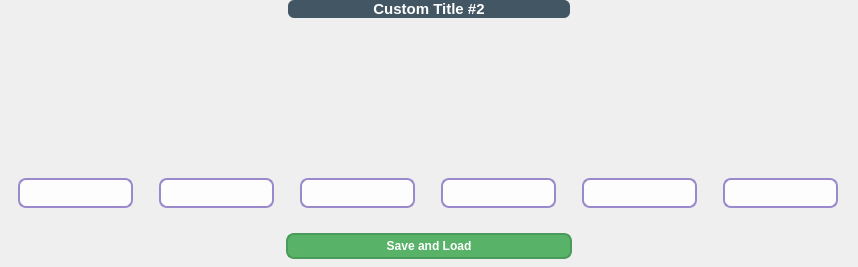
          <widget class="QWidget" name="pageProfile2">
           <layout class="QVBoxLayout" name="verticalLayout_16">
            <property name="leftMargin">
             <number>0</number>
            </property>
            <property name="topMargin">
             <number>0</number>
            </property>
            <property name="rightMargin">
             <number>0</number>
            </property>
            <property name="bottomMargin">
             <number>8</number>
            </property>
            <item>
             <layout class="QHBoxLayout" name="layoutTitleprofile2">
              <item>
               <widget class="QFrame" name="frame_3">
                <property name="frameShape">
                 <enum>QFrame::Shape::NoFrame</enum>
                </property>
                <property name="frameShadow">
                 <enum>QFrame::Shadow::Raised</enum>
                </property>
               </widget>
              </item>
              <item>
               <widget class="QLabel" name="titlepage2">
                <property name="sizePolicy">
                 <sizepolicy hsizetype="Preferred" vsizetype="Expanding">
                  <horstretch>0</horstretch>
                  <verstretch>0</verstretch>
                 </sizepolicy>
                </property>
                <property name="minimumSize">
                 <size>
                  <width>0</width>
                  <height>0</height>
                 </size>
                </property>
                <property name="maximumSize">
                 <size>
                  <width>400</width>
                  <height>30</height>
                 </size>
                </property>
                <property name="font">
                 <font>
                  <family>Segoe UI</family>
                  <pointsize>11</pointsize>
                  <italic>false</italic>
                  <bold>true</bold>
                 </font>
                </property>
                <property name="styleSheet">
                 <string notr="true">
/* App Title (KeyBloom) */
#titlepage2 {
    color: white;      
    font-size: 11pt;
    font-weight: bold;
    background-color: #435663; /* ungu menyala lembut */
    border-radius: 6px;
}


</string>
                </property>
                <property name="text">
                 <string>Custom Title #2</string>
                </property>
                <property name="alignment">
                 <set>Qt::AlignmentFlag::AlignCenter</set>
                </property>
               </widget>
              </item>
              <item>
               <widget class="QFrame" name="frame_4">
                <property name="frameShape">
                 <enum>QFrame::Shape::NoFrame</enum>
                </property>
                <property name="frameShadow">
                 <enum>QFrame::Shadow::Raised</enum>
                </property>
               </widget>
              </item>
             </layout>
            </item>
            <item>
             <widget class="QFrame" name="frameAllbutton2">
              <property name="frameShape">
               <enum>QFrame::Shape::NoFrame</enum>
              </property>
              <property name="frameShadow">
               <enum>QFrame::Shadow::Raised</enum>
              </property>
              <layout class="QHBoxLayout" name="horizontalLayout_7">
               <item>
                <widget class="QFrame" name="frameout7">
                 <property name="minimumSize">
                  <size>
                   <width>135</width>
                   <height>185</height>
                  </size>
                 </property>
                 <property name="maximumSize">
                  <size>
                   <width>135</width>
                   <height>185</height>
                  </size>
                 </property>
                 <property name="frameShape">
                  <enum>QFrame::Shape::NoFrame</enum>
                 </property>
                 <property name="frameShadow">
                  <enum>QFrame::Shadow::Raised</enum>
                 </property>
                 <layout class="QVBoxLayout" name="verticalLayout_4">
                  <property name="spacing">
                   <number>6</number>
                  </property>
                  <property name="leftMargin">
                   <number>9</number>
                  </property>
                  <property name="topMargin">
                   <number>9</number>
                  </property>
                  <property name="rightMargin">
                   <number>9</number>
                  </property>
                  <property name="bottomMargin">
                   <number>9</number>
                  </property>
                  <item>
                   <widget class="QFrame" name="buttonFrame7">
                    <property name="minimumSize">
                     <size>
                      <width>115</width>
                      <height>130</height>
                     </size>
                    </property>
                    <property name="maximumSize">
                     <size>
                      <width>115</width>
                      <height>130</height>
                     </size>
                    </property>
                    <property name="frameShape">
                     <enum>QFrame::Shape::NoFrame</enum>
                    </property>
                    <property name="frameShadow">
                     <enum>QFrame::Shadow::Raised</enum>
                    </property>
                   </widget>
                  </item>
                  <item>
                   <widget class="QLineEdit" name="prof2_line1">
                    <property name="minimumSize">
                     <size>
                      <width>115</width>
                      <height>30</height>
                     </size>
                    </property>
                    <property name="maximumSize">
                     <size>
                      <width>115</width>
                      <height>30</height>
                     </size>
                    </property>
                    <property name="styleSheet">
                     <string notr="true">/* ================= CUSTOM LINE EDIT ================= */
QLineEdit{
    background-color: rgba(255, 255, 255, 0.9);   /* putih lembut, bersih */
    color: #2e2a44;                               /* teks ungu gelap */
    
	font-family: &quot;Segoe UI&quot;;
    font-size: 10pt;
    font-weight: 700;     

    border: 2px solid #9b8acb;                    /* ungu medium */
    border-radius: 8px;
	padding: 2px 4px;
}

/* ================= FOCUS ================= */
QLineEdit:focus {
    border: 2px solid #7b5cff;                    /* ungu menyala (accent) */
    background-color: rgba(155, 138, 203, 0.15);  /* glow ungu lembut */
}

/* ================= DISABLED ================= */
QLineEdit:disabled {
    background-color: rgba(235, 231, 246, 0.8);   /* abu ungu */
    color: #9a95b3;
    border: 2px solid #c7bddf;
}
</string>
                    </property>
                   </widget>
                  </item>
                 </layout>
                </widget>
               </item>
               <item>
                <widget class="QFrame" name="frameout8">
                 <property name="minimumSize">
                  <size>
                   <width>135</width>
                   <height>185</height>
                  </size>
                 </property>
                 <property name="maximumSize">
                  <size>
                   <width>135</width>
                   <height>185</height>
                  </size>
                 </property>
                 <property name="frameShape">
                  <enum>QFrame::Shape::NoFrame</enum>
                 </property>
                 <property name="frameShadow">
                  <enum>QFrame::Shadow::Raised</enum>
                 </property>
                 <layout class="QVBoxLayout" name="verticalLayout_11">
                  <property name="spacing">
                   <number>6</number>
                  </property>
                  <property name="leftMargin">
                   <number>9</number>
                  </property>
                  <property name="topMargin">
                   <number>9</number>
                  </property>
                  <property name="rightMargin">
                   <number>9</number>
                  </property>
                  <property name="bottomMargin">
                   <number>9</number>
                  </property>
                  <item>
                   <widget class="QFrame" name="buttonFrame8">
                    <property name="minimumSize">
                     <size>
                      <width>115</width>
                      <height>130</height>
                     </size>
                    </property>
                    <property name="maximumSize">
                     <size>
                      <width>115</width>
                      <height>130</height>
                     </size>
                    </property>
                    <property name="frameShape">
                     <enum>QFrame::Shape::NoFrame</enum>
                    </property>
                    <property name="frameShadow">
                     <enum>QFrame::Shadow::Raised</enum>
                    </property>
                   </widget>
                  </item>
                  <item>
                   <widget class="QLineEdit" name="prof2_line2">
                    <property name="minimumSize">
                     <size>
                      <width>115</width>
                      <height>30</height>
                     </size>
                    </property>
                    <property name="maximumSize">
                     <size>
                      <width>115</width>
                      <height>30</height>
                     </size>
                    </property>
                    <property name="styleSheet">
                     <string notr="true">/* ================= CUSTOM LINE EDIT ================= */
QLineEdit{
    background-color: rgba(255, 255, 255, 0.9);   /* putih lembut, bersih */
    color: #2e2a44;                               /* teks ungu gelap */
    
	font-family: &quot;Segoe UI&quot;;
    font-size: 10pt;
    font-weight: 700;     

    border: 2px solid #9b8acb;                    /* ungu medium */
    border-radius: 8px;
	padding: 2px 4px;
}

/* ================= FOCUS ================= */
QLineEdit:focus {
    border: 2px solid #7b5cff;                    /* ungu menyala (accent) */
    background-color: rgba(155, 138, 203, 0.15);  /* glow ungu lembut */
}

/* ================= DISABLED ================= */
QLineEdit:disabled {
    background-color: rgba(235, 231, 246, 0.8);   /* abu ungu */
    color: #9a95b3;
    border: 2px solid #c7bddf;
}
</string>
                    </property>
                   </widget>
                  </item>
                 </layout>
                </widget>
               </item>
               <item>
                <widget class="QFrame" name="frameout9">
                 <property name="minimumSize">
                  <size>
                   <width>135</width>
                   <height>185</height>
                  </size>
                 </property>
                 <property name="maximumSize">
                  <size>
                   <width>135</width>
                   <height>185</height>
                  </size>
                 </property>
                 <property name="frameShape">
                  <enum>QFrame::Shape::NoFrame</enum>
                 </property>
                 <property name="frameShadow">
                  <enum>QFrame::Shadow::Raised</enum>
                 </property>
                 <layout class="QVBoxLayout" name="verticalLayout_12">
                  <property name="spacing">
                   <number>6</number>
                  </property>
                  <property name="leftMargin">
                   <number>9</number>
                  </property>
                  <property name="topMargin">
                   <number>9</number>
                  </property>
                  <property name="rightMargin">
                   <number>9</number>
                  </property>
                  <property name="bottomMargin">
                   <number>9</number>
                  </property>
                  <item>
                   <widget class="QFrame" name="buttonFrame9">
                    <property name="minimumSize">
                     <size>
                      <width>115</width>
                      <height>130</height>
                     </size>
                    </property>
                    <property name="maximumSize">
                     <size>
                      <width>115</width>
                      <height>130</height>
                     </size>
                    </property>
                    <property name="frameShape">
                     <enum>QFrame::Shape::NoFrame</enum>
                    </property>
                    <property name="frameShadow">
                     <enum>QFrame::Shadow::Raised</enum>
                    </property>
                   </widget>
                  </item>
                  <item>
                   <widget class="QLineEdit" name="prof2_line3">
                    <property name="minimumSize">
                     <size>
                      <width>115</width>
                      <height>30</height>
                     </size>
                    </property>
                    <property name="maximumSize">
                     <size>
                      <width>115</width>
                      <height>30</height>
                     </size>
                    </property>
                    <property name="styleSheet">
                     <string notr="true">/* ================= CUSTOM LINE EDIT ================= */
QLineEdit{
    background-color: rgba(255, 255, 255, 0.9);   /* putih lembut, bersih */
    color: #2e2a44;                               /* teks ungu gelap */
    
	font-family: &quot;Segoe UI&quot;;
    font-size: 10pt;
    font-weight: 700;     

    border: 2px solid #9b8acb;                    /* ungu medium */
    border-radius: 8px;
	padding: 2px 4px;
}

/* ================= FOCUS ================= */
QLineEdit:focus {
    border: 2px solid #7b5cff;                    /* ungu menyala (accent) */
    background-color: rgba(155, 138, 203, 0.15);  /* glow ungu lembut */
}

/* ================= DISABLED ================= */
QLineEdit:disabled {
    background-color: rgba(235, 231, 246, 0.8);   /* abu ungu */
    color: #9a95b3;
    border: 2px solid #c7bddf;
}
</string>
                    </property>
                   </widget>
                  </item>
                 </layout>
                </widget>
               </item>
               <item>
                <widget class="QFrame" name="frameout10">
                 <property name="minimumSize">
                  <size>
                   <width>135</width>
                   <height>185</height>
                  </size>
                 </property>
                 <property name="maximumSize">
                  <size>
                   <width>135</width>
                   <height>185</height>
                  </size>
                 </property>
                 <property name="frameShape">
                  <enum>QFrame::Shape::NoFrame</enum>
                 </property>
                 <property name="frameShadow">
                  <enum>QFrame::Shadow::Raised</enum>
                 </property>
                 <layout class="QVBoxLayout" name="verticalLayout_13">
                  <property name="spacing">
                   <number>6</number>
                  </property>
                  <property name="leftMargin">
                   <number>9</number>
                  </property>
                  <property name="topMargin">
                   <number>9</number>
                  </property>
                  <property name="rightMargin">
                   <number>9</number>
                  </property>
                  <property name="bottomMargin">
                   <number>9</number>
                  </property>
                  <item>
                   <widget class="QFrame" name="buttonFrame10">
                    <property name="minimumSize">
                     <size>
                      <width>115</width>
                      <height>130</height>
                     </size>
                    </property>
                    <property name="maximumSize">
                     <size>
                      <width>115</width>
                      <height>130</height>
                     </size>
                    </property>
                    <property name="frameShape">
                     <enum>QFrame::Shape::NoFrame</enum>
                    </property>
                    <property name="frameShadow">
                     <enum>QFrame::Shadow::Raised</enum>
                    </property>
                   </widget>
                  </item>
                  <item>
                   <widget class="QLineEdit" name="prof2_line4">
                    <property name="minimumSize">
                     <size>
                      <width>115</width>
                      <height>30</height>
                     </size>
                    </property>
                    <property name="maximumSize">
                     <size>
                      <width>115</width>
                      <height>30</height>
                     </size>
                    </property>
                    <property name="styleSheet">
                     <string notr="true">/* ================= CUSTOM LINE EDIT ================= */
QLineEdit{
    background-color: rgba(255, 255, 255, 0.9);   /* putih lembut, bersih */
    color: #2e2a44;                               /* teks ungu gelap */
    
	font-family: &quot;Segoe UI&quot;;
    font-size: 10pt;
    font-weight: 700;     

    border: 2px solid #9b8acb;                    /* ungu medium */
    border-radius: 8px;
	padding: 2px 4px;
}

/* ================= FOCUS ================= */
QLineEdit:focus {
    border: 2px solid #7b5cff;                    /* ungu menyala (accent) */
    background-color: rgba(155, 138, 203, 0.15);  /* glow ungu lembut */
}

/* ================= DISABLED ================= */
QLineEdit:disabled {
    background-color: rgba(235, 231, 246, 0.8);   /* abu ungu */
    color: #9a95b3;
    border: 2px solid #c7bddf;
}
</string>
                    </property>
                   </widget>
                  </item>
                 </layout>
                </widget>
               </item>
               <item>
                <widget class="QFrame" name="frameout11">
                 <property name="minimumSize">
                  <size>
                   <width>135</width>
                   <height>185</height>
                  </size>
                 </property>
                 <property name="maximumSize">
                  <size>
                   <width>135</width>
                   <height>185</height>
                  </size>
                 </property>
                 <property name="frameShape">
                  <enum>QFrame::Shape::NoFrame</enum>
                 </property>
                 <property name="frameShadow">
                  <enum>QFrame::Shadow::Raised</enum>
                 </property>
                 <layout class="QVBoxLayout" name="verticalLayout_14">
                  <property name="spacing">
                   <number>6</number>
                  </property>
                  <property name="leftMargin">
                   <number>9</number>
                  </property>
                  <property name="topMargin">
                   <number>9</number>
                  </property>
                  <property name="rightMargin">
                   <number>9</number>
                  </property>
                  <property name="bottomMargin">
                   <number>9</number>
                  </property>
                  <item>
                   <widget class="QFrame" name="buttonFrame11">
                    <property name="minimumSize">
                     <size>
                      <width>115</width>
                      <height>130</height>
                     </size>
                    </property>
                    <property name="maximumSize">
                     <size>
                      <width>115</width>
                      <height>130</height>
                     </size>
                    </property>
                    <property name="frameShape">
                     <enum>QFrame::Shape::NoFrame</enum>
                    </property>
                    <property name="frameShadow">
                     <enum>QFrame::Shadow::Raised</enum>
                    </property>
                   </widget>
                  </item>
                  <item>
                   <widget class="QLineEdit" name="prof2_line5">
                    <property name="minimumSize">
                     <size>
                      <width>115</width>
                      <height>30</height>
                     </size>
                    </property>
                    <property name="maximumSize">
                     <size>
                      <width>115</width>
                      <height>30</height>
                     </size>
                    </property>
                    <property name="styleSheet">
                     <string notr="true">/* ================= CUSTOM LINE EDIT ================= */
QLineEdit{
    background-color: rgba(255, 255, 255, 0.9);   /* putih lembut, bersih */
    color: #2e2a44;                               /* teks ungu gelap */
    
	font-family: &quot;Segoe UI&quot;;
    font-size: 10pt;
    font-weight: 700;     

    border: 2px solid #9b8acb;                    /* ungu medium */
    border-radius: 8px;
	padding: 2px 4px;
}

/* ================= FOCUS ================= */
QLineEdit:focus {
    border: 2px solid #7b5cff;                    /* ungu menyala (accent) */
    background-color: rgba(155, 138, 203, 0.15);  /* glow ungu lembut */
}

/* ================= DISABLED ================= */
QLineEdit:disabled {
    background-color: rgba(235, 231, 246, 0.8);   /* abu ungu */
    color: #9a95b3;
    border: 2px solid #c7bddf;
}
</string>
                    </property>
                   </widget>
                  </item>
                 </layout>
                </widget>
               </item>
               <item>
                <widget class="QFrame" name="frameout12">
                 <property name="minimumSize">
                  <size>
                   <width>135</width>
                   <height>185</height>
                  </size>
                 </property>
                 <property name="maximumSize">
                  <size>
                   <width>135</width>
                   <height>185</height>
                  </size>
                 </property>
                 <property name="frameShape">
                  <enum>QFrame::Shape::NoFrame</enum>
                 </property>
                 <property name="frameShadow">
                  <enum>QFrame::Shadow::Raised</enum>
                 </property>
                 <layout class="QVBoxLayout" name="verticalLayout_15">
                  <property name="spacing">
                   <number>6</number>
                  </property>
                  <property name="leftMargin">
                   <number>9</number>
                  </property>
                  <property name="topMargin">
                   <number>9</number>
                  </property>
                  <property name="rightMargin">
                   <number>9</number>
                  </property>
                  <property name="bottomMargin">
                   <number>9</number>
                  </property>
                  <item>
                   <widget class="QFrame" name="buttonFrame12">
                    <property name="minimumSize">
                     <size>
                      <width>115</width>
                      <height>130</height>
                     </size>
                    </property>
                    <property name="maximumSize">
                     <size>
                      <width>115</width>
                      <height>130</height>
                     </size>
                    </property>
                    <property name="frameShape">
                     <enum>QFrame::Shape::NoFrame</enum>
                    </property>
                    <property name="frameShadow">
                     <enum>QFrame::Shadow::Raised</enum>
                    </property>
                   </widget>
                  </item>
                  <item>
                   <widget class="QLineEdit" name="prof2_line6">
                    <property name="minimumSize">
                     <size>
                      <width>115</width>
                      <height>30</height>
                     </size>
                    </property>
                    <property name="maximumSize">
                     <size>
                      <width>115</width>
                      <height>30</height>
                     </size>
                    </property>
                    <property name="styleSheet">
                     <string notr="true">/* ================= CUSTOM LINE EDIT ================= */
QLineEdit{
    background-color: rgba(255, 255, 255, 0.9);   /* putih lembut, bersih */
    color: #2e2a44;                               /* teks ungu gelap */
    
	font-family: &quot;Segoe UI&quot;;
    font-size: 10pt;
    font-weight: 700;     

    border: 2px solid #9b8acb;                    /* ungu medium */
    border-radius: 8px;
	padding: 2px 4px;
}

/* ================= FOCUS ================= */
QLineEdit:focus {
    border: 2px solid #7b5cff;                    /* ungu menyala (accent) */
    background-color: rgba(155, 138, 203, 0.15);  /* glow ungu lembut */
}

/* ================= DISABLED ================= */
QLineEdit:disabled {
    background-color: rgba(235, 231, 246, 0.8);   /* abu ungu */
    color: #9a95b3;
    border: 2px solid #c7bddf;
}
</string>
                    </property>
                   </widget>
                  </item>
                 </layout>
                </widget>
               </item>
              </layout>
             </widget>
            </item>
            <item>
             <widget class="QFrame" name="frameSavep2">
              <property name="frameShape">
               <enum>QFrame::Shape::NoFrame</enum>
              </property>
              <property name="frameShadow">
               <enum>QFrame::Shadow::Raised</enum>
              </property>
              <layout class="QHBoxLayout" name="horizontalLayout_10">
               <property name="spacing">
                <number>0</number>
               </property>
               <property name="leftMargin">
                <number>0</number>
               </property>
               <property name="topMargin">
                <number>0</number>
               </property>
               <property name="rightMargin">
                <number>0</number>
               </property>
               <property name="bottomMargin">
                <number>0</number>
               </property>
               <item>
                <widget class="QFrame" name="frame_7">
                 <property name="frameShape">
                  <enum>QFrame::Shape::NoFrame</enum>
                 </property>
                 <property name="frameShadow">
                  <enum>QFrame::Shadow::Raised</enum>
                 </property>
                </widget>
               </item>
               <item>
                <widget class="QPushButton" name="btn_saveload_p2">
                 <property name="minimumSize">
                  <size>
                   <width>0</width>
                   <height>0</height>
                  </size>
                 </property>
                 <property name="maximumSize">
                  <size>
                   <width>16777215</width>
                   <height>16777215</height>
                  </size>
                 </property>
                 <property name="styleSheet">
                  <string notr="true">QPushButton {
    background-color: #58B368;       /* hijau lembut tapi hidup */
    border: 1.5px solid #4A9A59;     /* diperkecil dari 2px */
    border-radius: 8px;
    color: white;
    font: 10pt &quot;Segoe UI&quot;;
    font-weight: bold;
    padding: 4px 10px;               /* lebih ramping, teks tetap lega */
}

QPushButton:hover {
    background-color: #68C179;
    border: 1.5px solid #3E874D;
}

QPushButton:pressed {
    background-color: #4C9957;
    border: 1.5px solid #3A7A44;
}

QPushButton:disabled {
    background-color: #A7D9B0;
    color: #EAF6EC;
    border: 1.5px solid #8BC59A;
}
</string>
                 </property>
                 <property name="text">
                  <string>Save and Load</string>
                 </property>
                </widget>
               </item>
               <item>
                <widget class="QFrame" name="frame_8">
                 <property name="frameShape">
                  <enum>QFrame::Shape::NoFrame</enum>
                 </property>
                 <property name="frameShadow">
                  <enum>QFrame::Shadow::Raised</enum>
                 </property>
                </widget>
               </item>
              </layout>
             </widget>
            </item>
           </layout>
          </widget>
